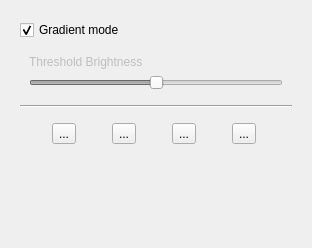
<?xml version="1.0" encoding="UTF-8"?>
<ui version="4.0">
 <class>ImagePanel</class>
 <widget class="QFrame" name="ImagePanel">
  <property name="enabled">
   <bool>true</bool>
  </property>
  <property name="geometry">
   <rect>
    <x>0</x>
    <y>0</y>
    <width>312</width>
    <height>248</height>
   </rect>
  </property>
  <property name="minimumSize">
   <size>
    <width>312</width>
    <height>0</height>
   </size>
  </property>
  <property name="windowTitle">
   <string>Frame</string>
  </property>
  <property name="autoFillBackground">
   <bool>true</bool>
  </property>
  <property name="styleSheet">
   <string notr="true"/>
  </property>
  <property name="lineWidth">
   <number>1</number>
  </property>
  <layout class="QVBoxLayout" name="verticalLayout">
   <item>
    <widget class="QScrollArea" name="scrollArea">
     <property name="frameShape">
      <enum>QFrame::NoFrame</enum>
     </property>
     <property name="widgetResizable">
      <bool>true</bool>
     </property>
     <widget class="QWidget" name="scrollAreaWidgetContents">
      <property name="geometry">
       <rect>
        <x>0</x>
        <y>-7</y>
        <width>273</width>
        <height>231</height>
       </rect>
      </property>
      <layout class="QVBoxLayout" name="verticalLayout_4">
       <item>
        <widget class="QCheckBox" name="gradientCheckBox">
         <property name="text">
          <string>Gradient mode</string>
         </property>
         <property name="checked">
          <bool>true</bool>
         </property>
        </widget>
       </item>
       <item>
        <widget class="QWidget" name="brightnessThresholdGroup" native="true">
         <property name="enabled">
          <bool>false</bool>
         </property>
         <layout class="QVBoxLayout" name="verticalLayout_2">
          <item>
           <widget class="QLabel" name="brightnessThresholdLabel">
            <property name="text">
             <string>Threshold Brightness</string>
            </property>
           </widget>
          </item>
          <item>
           <widget class="QSlider" name="brightnessThresholdSlider">
            <property name="enabled">
             <bool>false</bool>
            </property>
            <property name="minimum">
             <number>1</number>
            </property>
            <property name="maximum">
             <number>255</number>
            </property>
            <property name="value">
             <number>128</number>
            </property>
            <property name="orientation">
             <enum>Qt::Horizontal</enum>
            </property>
           </widget>
          </item>
         </layout>
        </widget>
       </item>
       <item>
        <widget class="Line" name="line">
         <property name="orientation">
          <enum>Qt::Horizontal</enum>
         </property>
        </widget>
       </item>
       <item>
        <widget class="QFrame" name="frameButtons">
         <property name="enabled">
          <bool>true</bool>
         </property>
         <property name="frameShape">
          <enum>QFrame::NoFrame</enum>
         </property>
         <property name="frameShadow">
          <enum>QFrame::Raised</enum>
         </property>
         <property name="lineWidth">
          <number>1</number>
         </property>
         <layout class="QVBoxLayout" name="verticalLayout_3">
          <item>
           <layout class="QHBoxLayout" name="horizontalLayoutButtons" stretch="0,0,0,0">
            <property name="spacing">
             <number>13</number>
            </property>
            <property name="rightMargin">
             <number>0</number>
            </property>
            <item>
             <widget class="QToolButton" name="toolButtonCrop">
              <property name="toolTip">
               <string>Crop</string>
              </property>
              <property name="text">
               <string>...</string>
              </property>
              <property name="icon">
               <iconset resource="../../../qml.qrc">
                <normaloff>:/resources/images/icon-crop.png</normaloff>:/resources/images/icon-crop.png</iconset>
              </property>
              <property name="iconSize">
               <size>
                <width>30</width>
                <height>30</height>
               </size>
              </property>
             </widget>
            </item>
            <item>
             <widget class="QToolButton" name="toolButtonInvert">
              <property name="enabled">
               <bool>true</bool>
              </property>
              <property name="toolTip">
               <string>Invert</string>
              </property>
              <property name="text">
               <string>...</string>
              </property>
              <property name="icon">
               <iconset resource="../../../qml.qrc">
                <normaloff>:/resources/images/icon-invert.png</normaloff>:/resources/images/icon-invert.png</iconset>
              </property>
              <property name="iconSize">
               <size>
                <width>30</width>
                <height>30</height>
               </size>
              </property>
             </widget>
            </item>
            <item>
             <widget class="QToolButton" name="toolButtonSharpen">
              <property name="toolTip">
               <string>Sharpen</string>
              </property>
              <property name="text">
               <string>...</string>
              </property>
              <property name="icon">
               <iconset resource="../../../qml.qrc">
                <normaloff>:/resources/images/icon-sharpen.png</normaloff>:/resources/images/icon-sharpen.png</iconset>
              </property>
              <property name="iconSize">
               <size>
                <width>30</width>
                <height>30</height>
               </size>
              </property>
             </widget>
            </item>
            <item>
             <widget class="QToolButton" name="toolButtonTrace">
              <property name="enabled">
               <bool>true</bool>
              </property>
              <property name="toolTip">
               <string>Trace</string>
              </property>
              <property name="text">
               <string>...</string>
              </property>
              <property name="icon">
               <iconset resource="../../../qml.qrc">
                <normaloff>:/resources/images/icon-trace.png</normaloff>:/resources/images/icon-trace.png</iconset>
              </property>
              <property name="iconSize">
               <size>
                <width>30</width>
                <height>30</height>
               </size>
              </property>
             </widget>
            </item>
           </layout>
          </item>
         </layout>
        </widget>
       </item>
       <item>
        <spacer name="verticalSpacer">
         <property name="orientation">
          <enum>Qt::Vertical</enum>
         </property>
         <property name="sizeHint" stdset="0">
          <size>
           <width>20</width>
           <height>40</height>
          </size>
         </property>
        </spacer>
       </item>
      </layout>
     </widget>
    </widget>
   </item>
  </layout>
 </widget>
 <resources>
  <include location="../../../qml.qrc"/>
 </resources>
 <connections/>
</ui>
